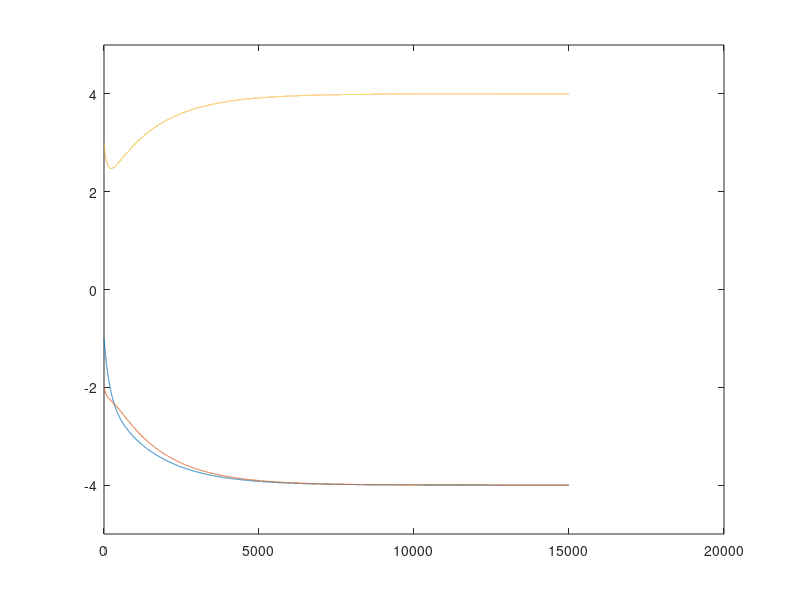

This figure's MATLAB source:
clc,clear all;close all;

N=15000; %Total number of Iterations
dt=0.001;%Step Length

alpha1=1;%Leader to Node 1 edge weight
alpha2=0;%Leader to Node 2 edge weight
alpha3=1;%Leader to Node 3 edge weight

sigma1=-1;%Gauge Transformation for Node 1
sigma2=-1;%Gauge Transformation for Node 2
sigma3=1;%Gauge Transformation for Node 3

w0=4;%Leader State
w1(1)=sigma1*1;%Node Initialisation
w2(1)=sigma2*2;%Node Initialisation
w3(1)=sigma3*3;%Node Initialisation

for i=1:N
    w1(i+1)=w1(i)+dt*((-1)*(3*w1(i)-w2(i)+2*w3(i))+alpha1*(sigma1*w0-w1(i)));
    w2(i+1)=w2(i)+dt*((-1)*(5*w2(i)-w1(i)+4*w3(i)));
    w3(i+1)=w3(i)+dt*((-1)*(6*w3(i)+2*w1(i)+4*w2(i))+alpha3*(sigma3*w0-w3(i)));
end

plot(w1);hold on;plot(w2);plot(w3);
ylim([-5 5])
